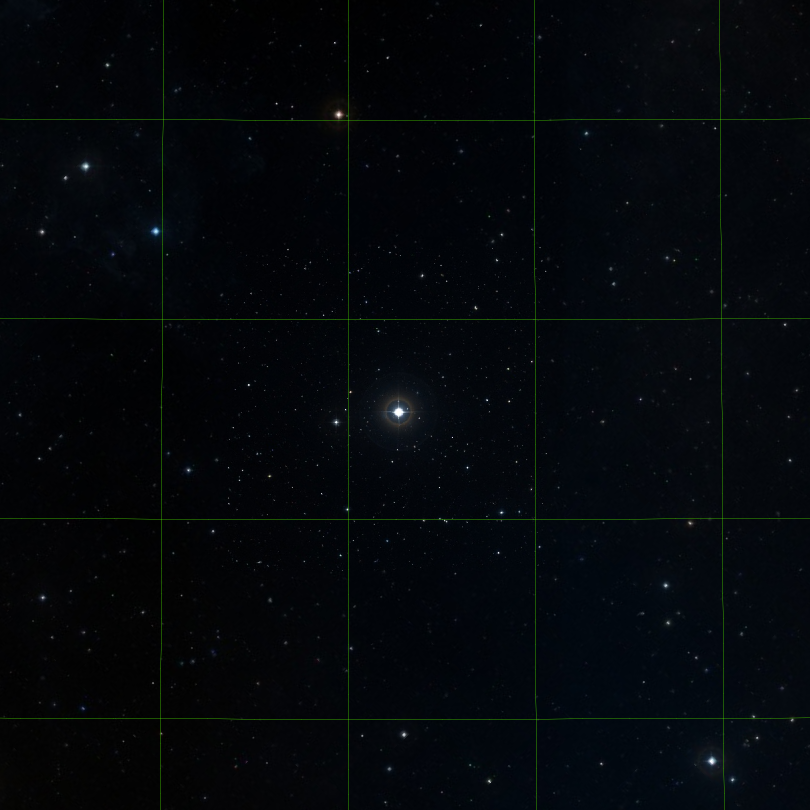
#> input picture Class_3/Helvetios_1deg.png, 810 x 810 px
$ jupyter execute --allow-errors Class3_pract_solutions.ipynb
#> lines starting #> are read from the running program, lines starting #| are printed output that depends on the picture
---
# Python Course - Practical Class 3:
# Data Visualization
---

## Exercice # 1 - Multiplot figure

Considering all $mag_V < 10 $ stars can you find within 1 degree of the star Helvetios, create a 2 rows x 2 columns figure.

### Requirements
#### &rarr; `Top-Left` axis
- scatter plot of the selected stars by coordinates, centered on Helvetios
- `x-axis` = Right Ascension, shared with Bottow-Right axis
- `y-axis` = Declination, shared with Bottow-Right axis

#### &rarr; `Top-Right` axis:
- bar chart of the selected stars by spectral type
- `x-axis` = spectral types
- `y-axis` = number of stars by spectral type

#### &rarr; `Bottow-Left` axis:
- scatter plot of the selected stars, showing their visual magnitude as a function of their paralaxe
- best fit second degree polynomial to the scatter plot
- `x-axis` = paralaxe
- `y-axis` = visual magnitude
- show the legend

#### &rarr; `Bottow-Right` axis:
- image of a the sky within 1 degree around Helvetios
- `x-axis` = Right Ascension, shared with Top-Left axis
- `y-axis` = Declination, shared with Top-Left axis

#### &rarr; The labels and titles of each axis should be updated to reflect what they're displaying.

### _ Tips _
- see exercice `#1` of practical class `#2`
- for the `Bottow-Right` axis, you do not have to get the image programmatically

[cell 1]
# imports
import matplotlib.pyplot as mplt
from matplotlib.lines import Line2D

from astropy.coordinates import Angle
import astropy.units as u

from astroquery.simbad import Simbad

import numpy as np

from skimage import io
from skimage.transform import rotate

from PyAstronomy.pyasl import ExoplanetEU2

#> (a cell that did not finish here is left out)

#> (a cell that did not finish here is left out)

#> (a cell that did not finish here is left out)

[cell 5]
# BOTTOM RIGHT -----------------------------------------------------------------

# image was obtained via the aladin-lite application:
# https://aladin.u-strasbg.fr/AladinLite/
image_name = './Helvetios_1deg.png'
ax_bottomRight_data = io.imread( image_name )
#> ax_bottomRight_data is the input picture: shape (810, 810, 4); mean R, G, B, A 3.7, 7.1, 10.6, 255

# image needs to be rotated as aladin lite coordinates are inverted
ax_bottomRight_data_fixed = rotate(ax_bottomRight_data,angle=180,resize=False, mode='constant')
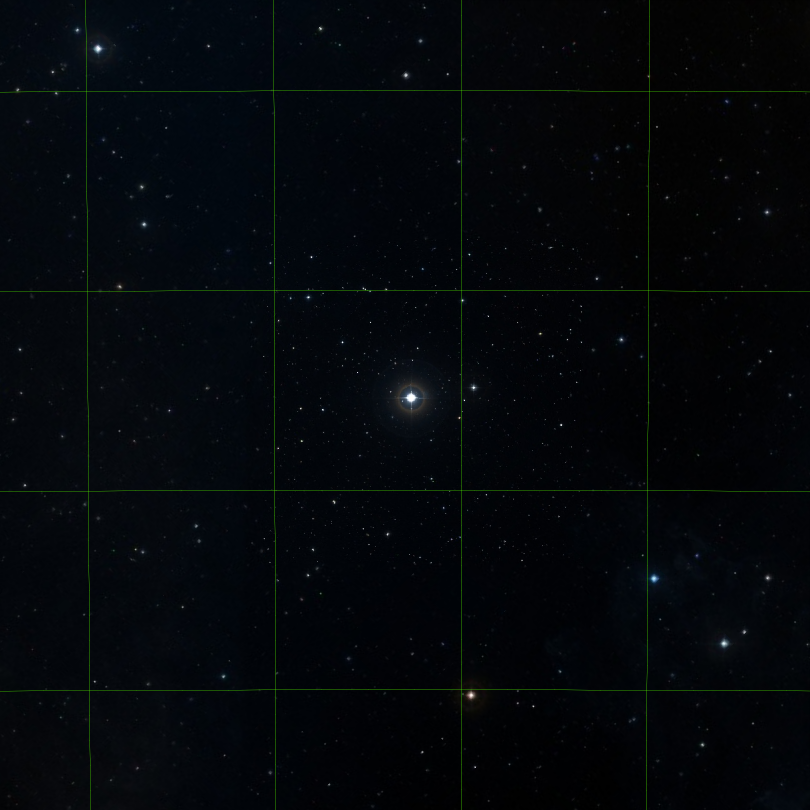
#> ax_bottomRight_data_fixed: shape (810, 810, 4) float64; mean R, G, B, A 0.0147, 0.0277, 0.0414, 1; transparent parts drawn white
